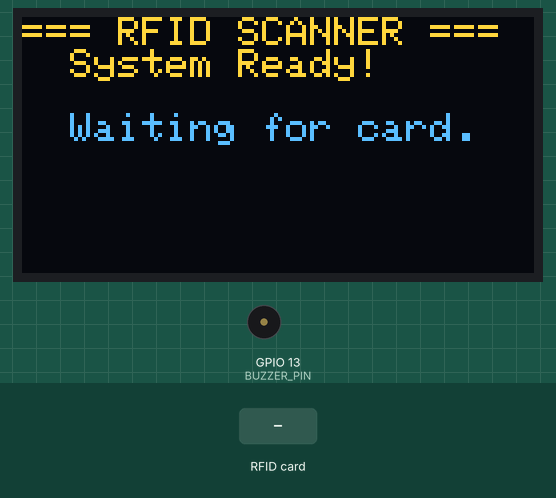
Bench run of a sketch on a simulated ESP32. Parts: 128×64 one-colour display, buzzer (waves = sounding). The inputs (shaded band) are chosen by the test bench. The OLED is the two-colour kind (top 16 rows yellow); what the sketch prints to the serial monitor is not drawn.

Above: at 1.8 s.
At 3.9 s:
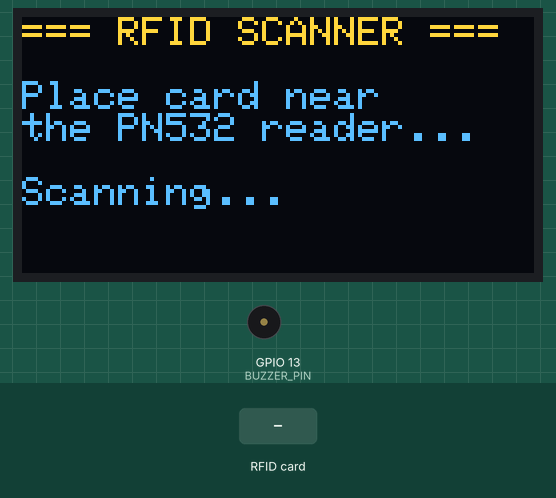
4.0 s: RFID card 5E 7A 19 C4 held to the reader
At 5.0 s:
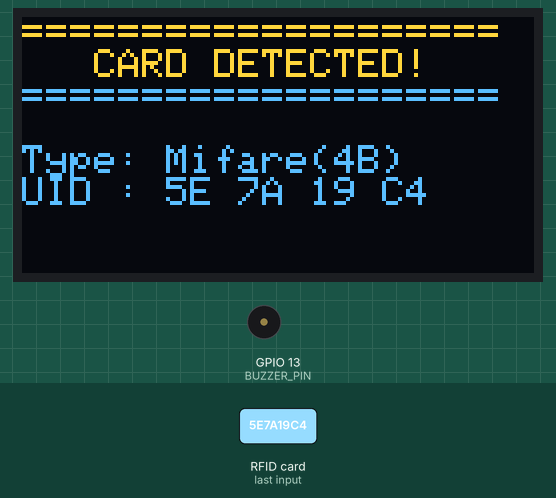
5.7 s: RFID card 5E 7A 19 C4 held to the reader
At 7.02 s:
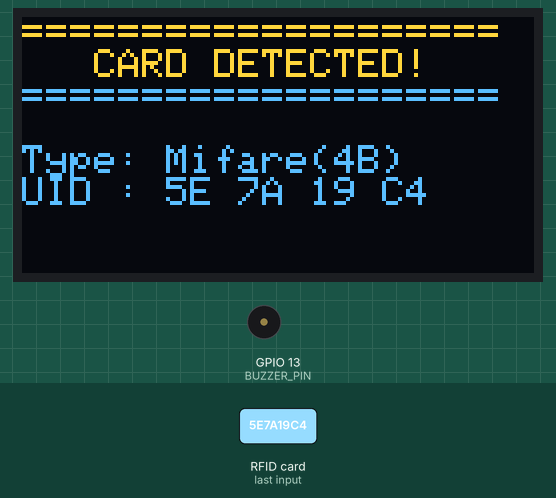
Timing chart, 0 to 8.7 s (numbered marks = the images above; inputs shaded):
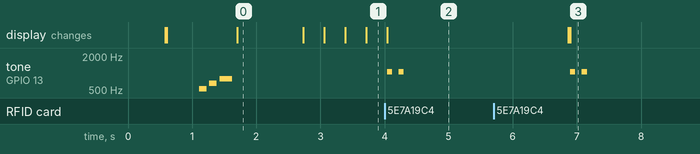

The sketch:

RfidOledBuzzer.ino
```cpp
#include <Wire.h>
#include <Adafruit_GFX.h>
#include <Adafruit_SSD1306.h>
#include <Adafruit_PN532.h>

#define SCREEN_WIDTH 128
#define SCREEN_HEIGHT 64
#define OLED_RESET -1
#define SCREEN_ADDRESS 0x3C

// I2C Pins (shared by OLED and PN532)
// SDA = D5 (GPIO 14), SCL = D6 (GPIO 12)
#define OLED_SDA 14
#define OLED_SCL 12

// PN532 Control Pins
#define PN532_IRQ   4  // D2 (GPIO 4)
#define PN532_RESET 5  // D1 (GPIO 5)

// Buzzer Pin
#define BUZZER_PIN 13  // D7 (GPIO 13)

Adafruit_SSD1306 display(SCREEN_WIDTH, SCREEN_HEIGHT, &Wire, OLED_RESET);
Adafruit_PN532 nfc(PN532_IRQ, PN532_RESET);

// ======================================
// Sound Functions
// ======================================

// Boot melody: ascending 3-note chime (C5 -> E5 -> G5)
void playBootSound() {
  tone(BUZZER_PIN, 523, 120); // C5
  delay(160);
  tone(BUZZER_PIN, 659, 120); // E5
  delay(160);
  tone(BUZZER_PIN, 784, 200); // G5
  delay(250);
  noTone(BUZZER_PIN);
}

// Card detect sound: quick double-beep
void playCardSound() {
  tone(BUZZER_PIN, 1047, 80); // C6
  delay(120);
  noTone(BUZZER_PIN);
  delay(60);
  tone(BUZZER_PIN, 1047, 80); // C6
  delay(120);
  noTone(BUZZER_PIN);
}

// Error sound: descending sad beep
void playErrorSound() {
  tone(BUZZER_PIN, 400, 200);
  delay(250);
  tone(BUZZER_PIN, 300, 300);
  delay(350);
  noTone(BUZZER_PIN);
}

// ======================================
// Setup
// ======================================
void setup() {
  Serial.begin(115200);
  pinMode(BUZZER_PIN, OUTPUT);

  // Initialize I2C with custom pins
  Wire.begin(OLED_SDA, OLED_SCL);

  // Initialize OLED
  if (!display.begin(SSD1306_SWITCHCAPVCC, SCREEN_ADDRESS)) {
    Serial.println("SSD1306 OLED allocation failed");
    for (;;);
  }

  display.clearDisplay();
  display.setTextSize(1);
  display.setTextColor(SSD1306_WHITE);
  display.setCursor(0, 0);
  display.println("System Booting...");
  display.println("Init OLED: OK");
  display.display();
  delay(500);

  // Initialize PN532
  Serial.println("Initializing PN532...");
  display.println("Init PN532 RFID...");
  display.display();

  nfc.begin();

  uint32_t versiondata = nfc.getFirmwareVersion();
  if (!versiondata) {
    display.clearDisplay();
    display.setCursor(0, 0);
    display.println("ERROR: PN532 Not Found!");
    display.println("Check connections.");
    display.display();
    playErrorSound();
    while (1);
  }

  Serial.print("Found PN532! FW: ");
  Serial.print((versiondata >> 16) & 0xFF, DEC);
  Serial.print('.'); Serial.println((versiondata >> 8) & 0xFF, DEC);

  display.printf("PN532 Found! FW:%d.%d\n", (versiondata>>16) & 0xFF, (versiondata>>8) & 0xFF);
  display.display();
  delay(500);

  nfc.SAMConfig();

  // Play boot sound after successful initialization
  playBootSound();

  display.clearDisplay();
  display.setCursor(0, 0);
  display.println("=== RFID SCANNER ===");
  display.println("  System Ready!");
  display.println("");
  display.println("  Waiting for card.");
  display.display();

  Serial.println("System ready. Waiting for card...");
  delay(1000);
}

// ======================================
// Main Loop
// ======================================
int scanAnimFrame = 0;

void loop() {
  display.clearDisplay();
  display.setTextSize(1);
  display.setTextColor(SSD1306_WHITE);
  display.setCursor(0, 0);
  display.println("=== RFID SCANNER ===");
  display.println("");
  display.println("Place card near");
  display.println("the PN532 reader...");
  display.println("");
  display.print("Scanning");
  for (int i = 0; i < (scanAnimFrame % 4); i++) {
    display.print(".");
  }
  display.display();
  scanAnimFrame++;

  // Try to read a card (non-blocking, 300ms timeout)
  uint8_t uid[] = { 0, 0, 0, 0, 0, 0, 0 };
  uint8_t uidLength;
  bool success = nfc.readPassiveTargetID(PN532_MIFARE_ISO14443A, uid, &uidLength, 300);

  if (success) {
    // Print to Serial
    Serial.println("============================");
    Serial.println("  CARD DETECTED!");
    Serial.print("  UID Length: "); Serial.print(uidLength, DEC); Serial.println(" bytes");
    Serial.print("  UID Value : ");
    nfc.PrintHex(uid, uidLength);
    Serial.println("============================");

    // Display on OLED
    display.clearDisplay();
    display.setCursor(0, 0);
    display.println("====================");
    display.println("   CARD DETECTED!   ");
    display.println("====================");
    display.println("");
    display.printf("Type: Mifare(%dB)\n", uidLength);
    display.print("UID : ");
    for (uint8_t i = 0; i < uidLength; i++) {
      display.printf("%02X ", uid[i]);
    }
    display.display();

    // Play card detection sound
    playCardSound();

    delay(2500);
  }
}
```

Measured:
- after the input at 4.0 s, tone on GPIO 13 (BUZZER_PIN): alternates 1047 Hz for 0.08 s and silent for 0.10 s, 4 changes in all, then stays silent, starting at once; the display: first differs from a run without the input at once (image 2)
- after the input at 5.7 s, tone on GPIO 13 (BUZZER_PIN): alternates 1047 Hz for 0.08 s and silent for 0.10 s, 4 changes in all, then stays silent, starting after 1.2 s
- what the display in image 0 shows lasts 1.0 s, from 1.7 s to 2.7 s
